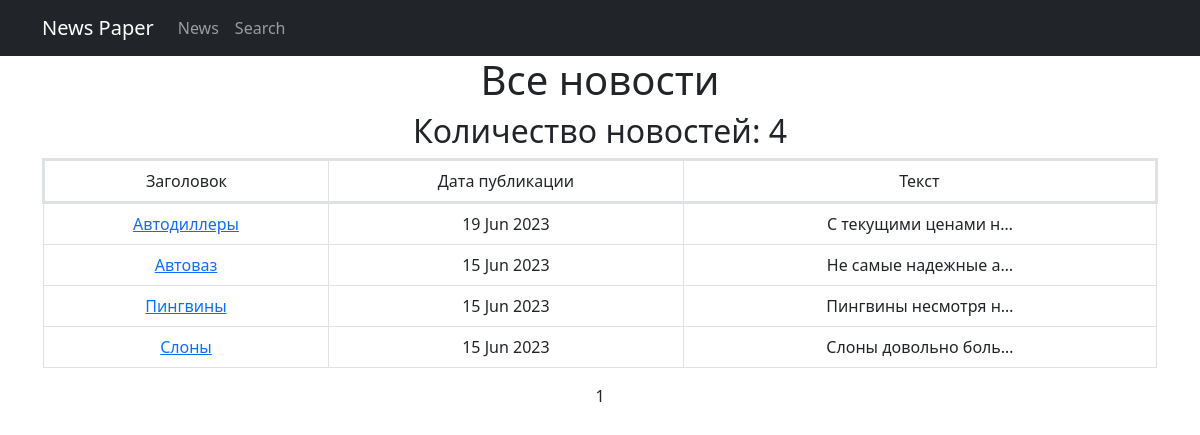
The page /news/ on the database as committed earlier.
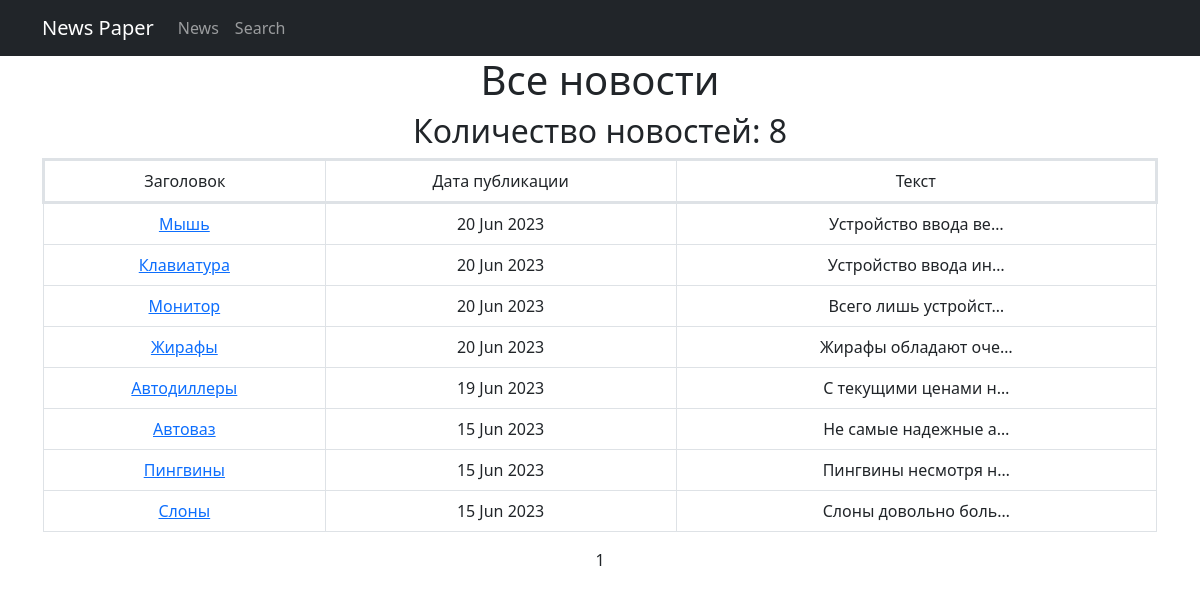
The same page on the database as committed later.
### news/models.py (models this page shows, shortened)
class Post(models.Model):
    news = 'NW'
    article = 'AR'
    POST_TYPES = [(news, 'Новость'), (article, 'Статья')]
    author = models.ForeignKey('Author', on_delete=models.PROTECT)
    post_type = models.CharField(max_length=2, choices=POST_TYPES, default=article,)
    time_create = models.DateTimeField(auto_now_add=True)
    categories = models.ManyToManyField(Category, through='PostCategory')
    title = models.CharField(max_length=80, default='Заголовок')
    post_text = models.TextField(default='Текст статьи')
    rating = models.IntegerField(default=0)

### news/views.py (the view)
# urls.py: path('', PostsList.as_view(), name='post_list'),
class PostsList(ListView):
    model = Post
    ordering = '-time_create'
    template_name = 'news.html'
    context_object_name = 'news'
    paginate_by = 10
    def get_queryset(self):
        queryset = super().get_queryset()
        self.filterset = PostFilter(self.request.GET, queryset)
        return self.filterset.qs

### news/templatetags/custom_filters.py (called while the page is built)
@register.filter()
def censor(value):
   for word in BAD_WORDS:
        pattern = f'({word[0].upper()}|{word[0].lower()}){word[1:]}'
        value = re.sub(pattern, f'\\1{"*" * (len(word) - 1)}', value)
   return value

### templates/news.html (shortened to what this page needs)
{% extends 'flatpages/default.html' %}
{% load custom_filters %}
{% block content %}
    <h1>Все новости</h1>
    <h2>Количество новостей: {{ news|length }} </h2>
    {% if news %}
    <table class="table table-bordered">
        <tr style='border-width: 3px;'>
            <td>Заголовок</td>
            <td>Дата публикации</td>
            <td>Текст</td>
        </tr>
        {% for post in news %}
        <tr>
            <td><a href="/news/{{post.id}}">{{ post.title|censor }}</a></td>
            <td>{{ post.time_create|date:'d M Y' }}</td>
            <td>{{ post.post_text|truncatechars:20|censor }}</td>
        </tr>
        {% endfor %}
    </table>
    {% else %}
        <h2>Новостей нет</h2>
    {% endif %}
   {{ page_obj.number }}
{% endblock content %}

### templates/flatpages/default.html (shortened to what this page needs)
<!DOCTYPE html>
<html lang="en">
    <head>
        {% load static %}
        <link href="{% static 'css/styles.css' %}" rel="stylesheet" />
    </head>
    <body>
        <nav class="navbar navbar-expand-lg navbar-dark bg-dark static-top">
            <div class="container">
                <a class="navbar-brand" href="/news/">News Paper</a>
                <div class="collapse navbar-collapse" id="navbarResponsive">
                    <ul class="navbar-nav ml-auto">
                        <li class="nav-item">
                            <a class="nav-link" href="/news/">News</a>
                        </li>
                        <li class="nav-item">
                            <a class="nav-link" href="/news/search/">Search</a>
                        </li>
                    </ul>
                </div>
            </div>
         </nav>
        <div class="container">
            <div class="row">
                <div class="col-lg-12 text-center">
                    {% block content %}{% endblock content %}
                </div>
            </div>
         </div>
    </body>
</html>

Rows that differ between the two databases and show on the page:
added Post: title|censor "Мышь", time_create "20 Jun 2023", post_text|censor "Устройство ввода ве…"
added Post: title|censor "Клавиатура", time_create "20 Jun 2023", post_text|censor "Устройство ввода ин…"
added Post: title|censor "Монитор", time_create "20 Jun 2023", post_text|censor "Всего лишь устройст…"
added Post: title|censor "Жирафы", time_create "20 Jun 2023", post_text|censor "Жирафы обладают оче…"
Other text that changed with them:
{{ news|length }}: "4" → "8"
